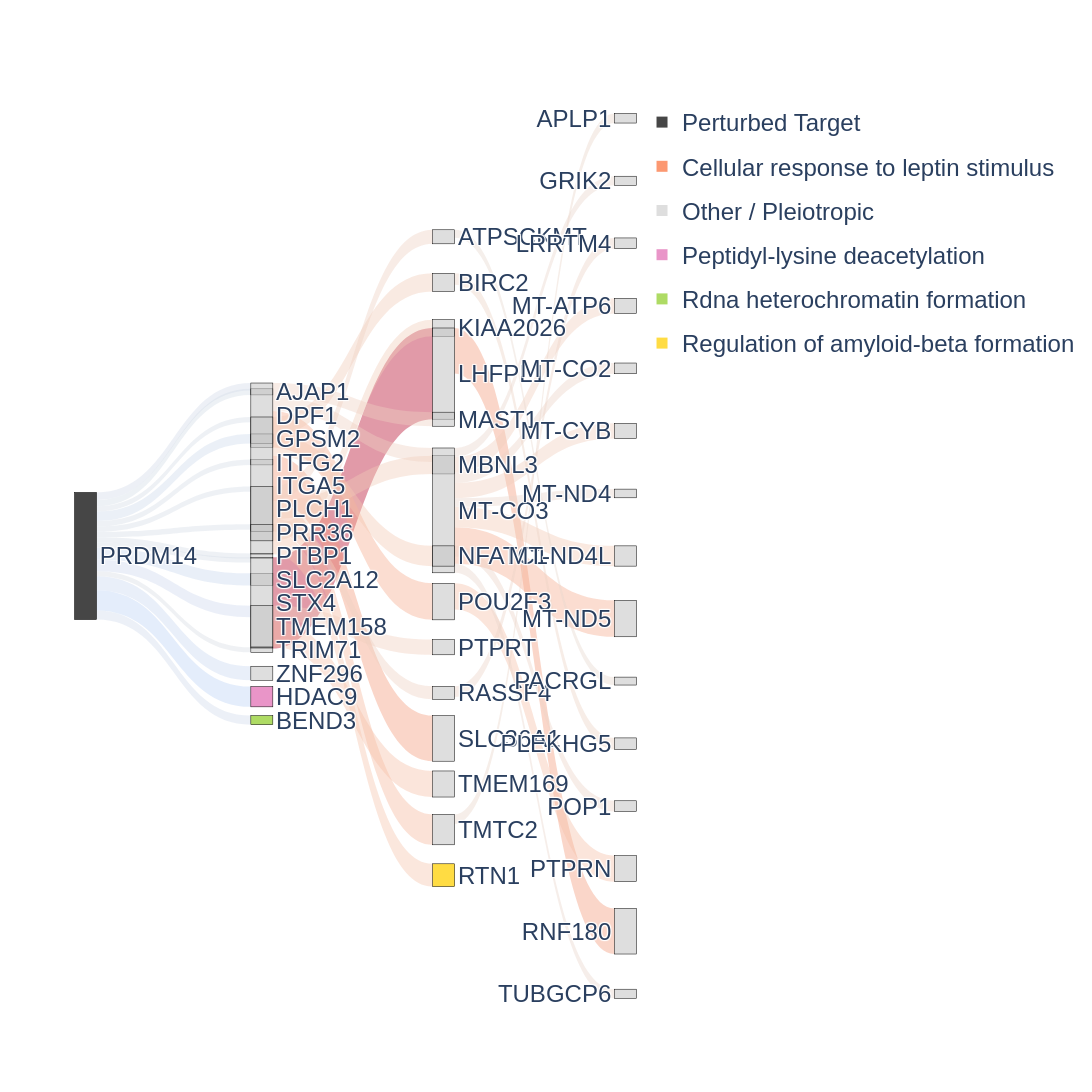

This figure's notebook cell:
### Code cell
import networkx as nx
import numpy as np
import matplotlib.pyplot as plt
import plotly.graph_objects as go

# --- Assume A_1, A_2, A_3 and gene_to_function are already defined ---

# --- 1. Colors & Legend Setup ---
unique_groups = sorted(list(set(gene_to_function.values())))
if 'Perturbed Target' in unique_groups:
    unique_groups.remove('Perturbed Target')
    unique_groups.insert(0, 'Perturbed Target')

palette = plt.cm.Set2.colors
group_colors = {}
for i, group in enumerate(unique_groups):
    if group == 'Perturbed Target':
        group_colors[group] = 'rgba(50, 50, 50, 0.9)'
    elif group == 'Other / Pleiotropic':
        group_colors[group] = 'rgba(200, 200, 200, 0.6)'
    else:
        c = palette[i % len(palette)]
        group_colors[group] = f'rgba({int(c[0]*255)}, {int(c[1]*255)}, {int(c[2]*255)}, 0.9)'

# --- 2. Track Nodes by Hop for Sorting ---
hop_to_genes = {0: set([target_gene]), 1: set(), 2: set(), 3: set()}
cascade_edges = [] 
all_signed_weights = []

current_sources = {target_gene}

for hop_idx, A in enumerate([A_1, A_2, A_3]):
    current_hop_num = hop_idx + 1
    A_dense = A.cpu().detach().numpy()
    A_dense[np.abs(A_dense) < minimum_signal] = 0.0
    
    G = nx.from_numpy_array(A_dense, create_using=nx.DiGraph)
    G = nx.relabel_nodes(G, idx_to_gene)
    G.remove_edges_from(nx.selfloop_edges(G))
    
    next_sources = set()
    layer_edges = []
    
    for source_gene in current_sources:
        if source_gene in G:
            for target_gene_dest in G.successors(source_gene):
                w = G[source_gene][target_gene_dest]['weight']
                layer_edges.append((source_gene, target_gene_dest, w, abs(w)))
                
    layer_edges.sort(key=lambda x: x[3], reverse=True)
    top_layer_edges = layer_edges[:K_edges]
    
    for src, tgt, w, abs_w in top_layer_edges:
        cascade_edges.append((src, current_hop_num - 1, tgt, current_hop_num, w, abs_w))
        next_sources.add(tgt)
        hop_to_genes[current_hop_num].add(tgt)
        all_signed_weights.append(w)
        
    current_sources = next_sources

# --- 3. Sort Nodes by Function & Calculate Expanding "Cone" Coordinates ---
node_id_to_idx = {}
display_labels = []
node_colors = []
node_x = []
node_y = []

# X-axis mapping for columns
hop_x_map = {0: 0.01, 1: 0.33, 2: 0.66, 3: 0.99}

# MAGIC STEP: Define the vertical boundaries for the triangle shape
# Hop 0 is a point, Hop 1 is tight, Hop 2 expands, Hop 3 is wide open
hop_y_bounds = {
    0: (0.5, 0.5),
    1: (0.32, 0.68),
    2: (0.15, 0.85),
    3: (0.02, 0.98)
}

for hop_num in range(4):
    genes_in_hop = list(hop_to_genes[hop_num])
    
    # Sort primarily by functional group, then by name
    genes_in_hop.sort(key=lambda g: (gene_to_function.get(g, 'Other / Pleiotropic'), g))
    
    y_min, y_max = hop_y_bounds[hop_num]
    
    if len(genes_in_hop) == 1:
        y_vals = [(y_min + y_max) / 2.0]
    elif len(genes_in_hop) > 1:
        y_vals = np.linspace(y_min, y_max, len(genes_in_hop))
    else:
        y_vals = []
        
    for gene, y_val in zip(genes_in_hop, y_vals):
        unique_id = f"{gene}_hop{hop_num}"
        node_id_to_idx[unique_id] = len(display_labels)
        
        display_labels.append(gene)
        func_group = gene_to_function.get(gene, 'Other / Pleiotropic')
        node_colors.append(group_colors[func_group])
        
        node_x.append(hop_x_map[hop_num])
        node_y.append(y_val)

# --- 4. Map Edges ---
sources, targets, values, link_colors = [], [], [], []
max_abs_w = max([abs(w) for w in all_signed_weights]) if all_signed_weights else 1.0
vmin, vmax = -max_abs_w, max_abs_w

for src, src_hop, tgt, tgt_hop, w, abs_w in cascade_edges:
    sources.append(node_id_to_idx[f"{src}_hop{src_hop}"])
    targets.append(node_id_to_idx[f"{tgt}_hop{tgt_hop}"])
    values.append(abs_w)
    
    norm_w = (w - vmin) / (vmax - vmin)
    rgba = plt.cm.coolwarm(norm_w)
    link_colors.append(f'rgba({int(rgba[0]*255)}, {int(rgba[1]*255)}, {int(rgba[2]*255)}, 0.4)')

# --- 5. Render Final Figure ---
fig = go.Figure()

fig.add_trace(go.Sankey(
    arrangement = "fixed", # Force explicit geometry positioning
    node = dict(
        pad = 14, thickness = 22,
        line = dict(color = "black", width = 0.5),
        label = display_labels,
        color = node_colors,
        x = node_x,
        y = node_y 
    ),
    link = dict(source = sources, target = targets, value = values, color = link_colors)
))

# Hacked Legend Traces
for group in unique_groups:
    fig.add_trace(go.Scatter(
        x=[None], y=[None], 
        mode='markers',
        marker=dict(size=11, color=group_colors[group], symbol='square'),
        legendgroup=group,
        showlegend=True,
        name=group
    ))

fig.update_layout(
    #title_text=f"SPECTRA Perturbation Shockwave: {target_gene}",
    #font_size=12,
    font=dict(size=24, family="Arial"),
    width=2400,
    height=1200,
    plot_bgcolor='white',
    # Keep background coordinates hidden
    xaxis=dict(visible=False, showgrid=False, zeroline=False),
    yaxis=dict(visible=False, showgrid=False, zeroline=False),
#     legend=dict(
#         # title="Gene Ontology Terms",
#         font=dict(size=8, family="Arial"),
#         yanchor="top", y=0.99,
#         xanchor="left", x=1.05
#     )
)
# output_pdf_path = f"spectra_cascade_{target_gene}.pdf"
# fig.write_image(output_pdf_path, format="pdf")
fig.show()

### Figure 1 — Plotly figure (JSON) as saved in the notebook; plotly's stock layout.template omitted (floating-point values rounded to 4 significant figures)
{"data": [{"arrangement": "fixed", "link": {"color": ["rgba(188, 209, 246, 0.4)", "rgba(199, 214, 240, 0.4)", "rgba(201, 215, 238, 0.4)", "rgba(204, 216, 237, 0.4)", "rgba(206, 217, 235, 0.4)", "rgba(207, 217, 234, 0.4)", "rgba(209, 218, 232, 0.4)", "rgba(211, 219, 230, 0.4)", "rgba(213, 219, 229, 0.4)", "rgba(213, 219, 229, 0.4)", "rgba(213, 219, 229, 0.4)", "rgba(213, 219, 229, 0.4)", "rgba(213, 219, 229, 0.4)", "rgba(213, 219, 229, 0.4)", "rgba(214, 219, 228, 0.4)", "rgba(179, 3, 38, 0.4)", "rgba(243, 152, 121, 0.4)", "rgba(246, 171, 141, 0.4)", "rgba(246, 183, 156, 0.4)", "rgba(245, 191, 165, 0.4)", "rgba(244, 195, 171, 0.4)", "rgba(242, 199, 178, 0.4)", "rgba(241, 202, 182, 0.4)", "rgba(241, 202, 182, 0.4)", "rgba(240, 204, 185, 0.4)", "rgba(239, 206, 188, 0.4)", "rgba(237, 207, 192, 0.4)", "rgba(237, 207, 192, 0.4)", "rgba(237, 207, 192, 0.4)", "rgba(237, 208, 193, 0.4)", "rgba(243, 152, 121, 0.4)", "rgba(246, 171, 141, 0.4)", "rgba(245, 191, 165, 0.4)", "rgba(242, 199, 178, 0.4)", "rgba(239, 206, 188, 0.4)", "rgba(239, 206, 188, 0.4)", "rgba(236, 210, 196, 0.4)", "rgba(235, 211, 198, 0.4)", "rgba(235, 211, 198, 0.4)", "rgba(235, 211, 198, 0.4)", "rgba(233, 212, 201, 0.4)", "rgba(232, 213, 202, 0.4)", "rgba(232, 213, 202, 0.4)", "rgba(232, 213, 202, 0.4)", "rgba(231, 214, 204, 0.4)"], "source": [0, 0, 0, 0, 0, 0, 0, 0, 0, 0, 0, 0, 0, 0, 0, 10, 5, 2, 5, 11, 5, 5, 6, 5, 7, 11, 6, 2, 2, 6, 19, 22, 24, 22, 22, 22, 17, 23, 26, 22, 29, 22, 22, 22, 16], "target": [14, 13, 9, 11, 3, 15, 2, 1, 7, 6, 4, 5, 10, 8, 12, 19, 27, 24, 29, 28, 30, 23, 21, 17, 18, 25, 16, 20, 22, 26, 44, 39, 43, 38, 34, 36, 41, 42, 33, 35, 31, 32, 45, 37, 40], "value": [0.1111, 0.07692, 0.06667, 0.0625, 0.05263, 0.05, 0.04167, 0.03333, 0.0303, 0.02941, 0.02941, 0.02941, 0.02857, 0.02778, 0.02703, 0.5, 0.25, 0.2, 0.1667, 0.1429, 0.125, 0.1111, 0.1, 0.1, 0.09091, 0.08333, 0.07692, 0.07692, 0.07692, 0.07143, 0.25, 0.2, 0.1429, 0.1111, 0.08333, 0.08333, 0.0625, 0.05882, 0.05882, 0.05882, 0.05263, 0.05, 0.05, 0.04762, 0.04348]}, "node": {"color": ["rgba(50, 50, 50, 0.9)", "rgba(200, 200, 200, 0.6)", "rgba(200, 200, 200, 0.6)", "rgba(200, 200, 200, 0.6)", "rgba(200, 200, 200, 0.6)", "rgba(200, 200, 200, 0.6)", "rgba(200, 200, 200, 0.6)", "rgba(200, 200, 200, 0.6)", "rgba(200, 200, 200, 0.6)", "rgba(200, 200, 200, 0.6)", "rgba(200, 200, 200, 0.6)", "rgba(200, 200, 200, 0.6)", "rgba(200, 200, 200, 0.6)", "rgba(200, 200, 200, 0.6)", "rgba(231, 138, 195, 0.9)", "rgba(166, 216, 84, 0.9)", "rgba(200, 200, 200, 0.6)", "rgba(200, 200, 200, 0.6)", "rgba(200, 200, 200, 0.6)", "rgba(200, 200, 200, 0.6)", "rgba(200, 200, 200, 0.6)", "rgba(200, 200, 200, 0.6)", "rgba(200, 200, 200, 0.6)", "rgba(200, 200, 200, 0.6)", "rgba(200, 200, 200, 0.6)", "rgba(200, 200, 200, 0.6)", "rgba(200, 200, 200, 0.6)", "rgba(200, 200, 200, 0.6)", "rgba(200, 200, 200, 0.6)", "rgba(200, 200, 200, 0.6)", "rgba(255, 217, 47, 0.9)", "rgba(200, 200, 200, 0.6)", "rgba(200, 200, 200, 0.6)", "rgba(200, 200, 200, 0.6)", "rgba(200, 200, 200, 0.6)", "rgba(200, 200, 200, 0.6)", "rgba(200, 200, 200, 0.6)", "rgba(200, 200, 200, 0.6)", "rgba(200, 200, 200, 0.6)", "rgba(200, 200, 200, 0.6)", "rgba(200, 200, 200, 0.6)", "rgba(200, 200, 200, 0.6)", "rgba(200, 200, 200, 0.6)", "rgba(200, 200, 200, 0.6)", "rgba(200, 200, 200, 0.6)", "rgba(200, 200, 200, 0.6)"], "label": ["PRDM14", "AJAP1", "DPF1", "GPSM2", "ITFG2", "ITGA5", "PLCH1", "PRR36", "PTBP1", "SLC2A12", "STX4", "TMEM158", "TRIM71", "ZNF296", "HDAC9", "BEND3", "ATPSCKMT", "BIRC2", "KIAA2026", "LHFPL1", "MAST1", "MBNL3", "MT-CO3", "NFATC1", "POU2F3", "PTPRT", "RASSF4", "SLC36A1", "TMEM169", "TMTC2", "RTN1", "APLP1", "GRIK2", "LRRTM4", "MT-ATP6", "MT-CO2", "MT-CYB", "MT-ND4", "MT-ND4L", "MT-ND5", "PACRGL", "PLEKHG5", "POP1", "PTPRN", "RNF180", "TUBGCP6"], "line": {"color": "black", "width": 0.5}, "pad": 14, "thickness": 22, "x": [0.01, 0.33, 0.33, 0.33, 0.33, 0.33, 0.33, 0.33, 0.33, 0.33, 0.33, 0.33, 0.33, 0.33, 0.33, 0.33, 0.66, 0.66, 0.66, 0.66, 0.66, 0.66, 0.66, 0.66, 0.66, 0.66, 0.66, 0.66, 0.66, 0.66, 0.66, 0.99, 0.99, 0.99, 0.99, 0.99, 0.99, 0.99, 0.99, 0.99, 0.99, 0.99, 0.99, 0.99, 0.99, 0.99], "y": [0.5, 0.32, 0.3457, 0.3714, 0.3971, 0.4229, 0.4486, 0.4743, 0.5, 0.5257, 0.5514, 0.5771, 0.6029, 0.6286, 0.6543, 0.68, 0.15, 0.2, 0.25, 0.3, 0.35, 0.4, 0.45, 0.5, 0.55, 0.6, 0.65, 0.7, 0.75, 0.8, 0.85, 0.02, 0.08857, 0.1571, 0.2257, 0.2943, 0.3629, 0.4314, 0.5, 0.5686, 0.6371, 0.7057, 0.7743, 0.8429, 0.9114, 0.98]}, "type": "sankey"}, {"legendgroup": "Perturbed Target", "marker": {"color": "rgba(50, 50, 50, 0.9)", "size": 11, "symbol": "square"}, "mode": "markers", "name": "Perturbed Target", "showlegend": true, "type": "scatter", "x": [null], "y": [null]}, {"legendgroup": "Cellular response to leptin stimulus", "marker": {"color": "rgba(252, 141, 98, 0.9)", "size": 11, "symbol": "square"}, "mode": "markers", "name": "Cellular response to leptin stimulus", "showlegend": true, "type": "scatter", "x": [null], "y": [null]}, {"legendgroup": "Other / Pleiotropic", "marker": {"color": "rgba(200, 200, 200, 0.6)", "size": 11, "symbol": "square"}, "mode": "markers", "name": "Other / Pleiotropic", "showlegend": true, "type": "scatter", "x": [null], "y": [null]}, {"legendgroup": "Peptidyl-lysine deacetylation", "marker": {"color": "rgba(231, 138, 195, 0.9)", "size": 11, "symbol": "square"}, "mode": "markers", "name": "Peptidyl-lysine deacetylation", "showlegend": true, "type": "scatter", "x": [null], "y": [null]}, {"legendgroup": "Rdna heterochromatin formation", "marker": {"color": "rgba(166, 216, 84, 0.9)", "size": 11, "symbol": "square"}, "mode": "markers", "name": "Rdna heterochromatin formation", "showlegend": true, "type": "scatter", "x": [null], "y": [null]}, {"legendgroup": "Regulation of amyloid-beta formation", "marker": {"color": "rgba(255, 217, 47, 0.9)", "size": 11, "symbol": "square"}, "mode": "markers", "name": "Regulation of amyloid-beta formation", "showlegend": true, "type": "scatter", "x": [null], "y": [null]}], "layout": {"font": {"family": "Arial", "size": 24}, "height": 1200, "plot_bgcolor": "white", "width": 2400, "xaxis": {"showgrid": false, "visible": false, "zeroline": false}, "yaxis": {"showgrid": false, "visible": false, "zeroline": false}}}
